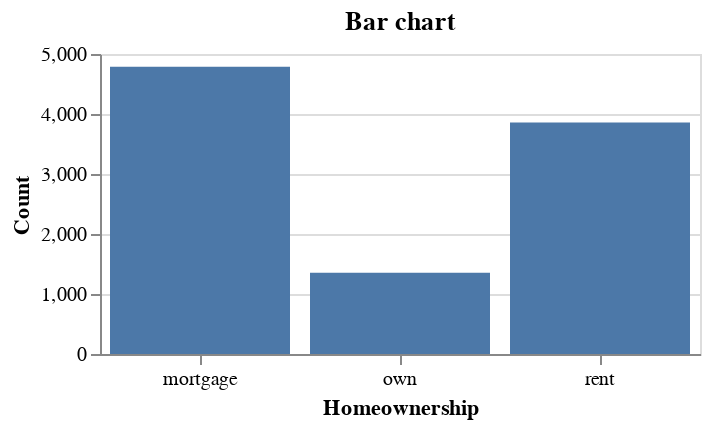

Notebook source saved alongside this figure:
### Markdown cell above
## Standard bar chart

### Code cell
alt.Chart(source).mark_bar().encode(
    alt.X('homeownership', axis=alt.Axis(title="Homeownership", labelAngle=0)),
    alt.Y('count(homeownership)', axis=alt.Axis(title = "Count"))
).properties(
    title='Bar chart',
    width=300,
    height=150
)

### Figure 1 — Vega-Lite specification as saved in the notebook (floating-point values rounded to 4 significant figures; data arrays with more than 128 entries replaced by an {"elided": "..."} marker saying what was removed)
{"config": {"view": {"continuousWidth": 400, "continuousHeight": 300}}, "data": {"name": "data-1af1ec55a6d3073ad1d910e908b9c1bc"}, "mark": "bar", "encoding": {"x": {"axis": {"labelAngle": 0, "title": "Homeownership"}, "field": "homeownership", "type": "nominal"}, "y": {"aggregate": "count", "axis": {"title": "Count"}, "field": "homeownership", "type": "nominal"}}, "height": 150, "title": "Bar chart", "width": 300, "$schema": "https://vega.github.io/schema/vega-lite/v4.17.0.json", "datasets": {"data-1af1ec55a6d3073ad1d910e908b9c1bc": {"elided": "10000 records"}}}
